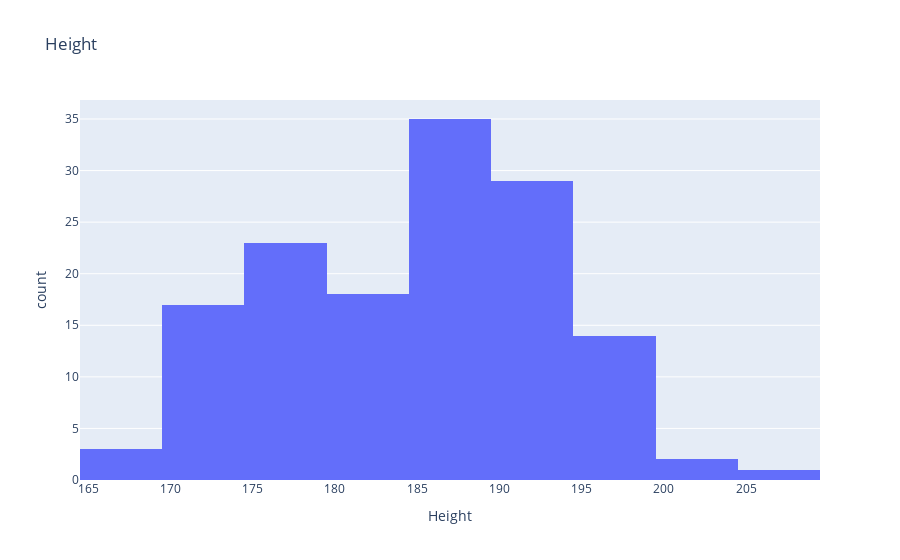

Notebook code cell kept with this figure:
### Code cell
height = px.histogram(wnba, x="Height", nbins=20, labels={'count': 'Number of players'}, title='Height')
height.show()

### Figure 1 — Plotly figure (JSON) as saved in the notebook; plotly's stock layout.template omitted (floating-point values rounded to 4 significant figures; data arrays with more than 128 entries replaced by an {"elided": "..."} marker saying what was removed)
{"data": [{"alignmentgroup": "True", "bingroup": "x", "hoverlabel": {"namelength": 0}, "hovertemplate": "Height=%{x}<br>count=%{y}", "legendgroup": "", "marker": {"color": "#636efa"}, "name": "", "nbinsx": 20, "offsetgroup": "", "orientation": "v", "showlegend": false, "type": "histogram", "x": {"elided": "142 int values"}, "xaxis": "x", "yaxis": "y"}], "layout": {"barmode": "relative", "legend": {"tracegroupgap": 0}, "title": {"text": "Height"}, "xaxis": {"anchor": "y", "domain": [0, 1], "title": {"text": "Height"}}, "yaxis": {"anchor": "x", "domain": [0, 1], "title": {"text": "count"}}}}
